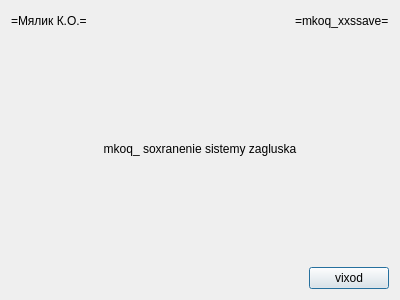
<?xml version="1.0" encoding="UTF-8"?>
<ui version="4.0">
 <class>mkoq_xxssave</class>
 <widget class="QDialog" name="mkoq_xxssave">
  <property name="windowModality">
   <enum>Qt::ApplicationModal</enum>
  </property>
  <property name="geometry">
   <rect>
    <x>0</x>
    <y>0</y>
    <width>400</width>
    <height>300</height>
   </rect>
  </property>
  <property name="windowTitle">
   <string>mkoq_xxssave</string>
  </property>
  <layout class="QVBoxLayout" name="verticalLayout">
   <item>
    <layout class="QHBoxLayout" name="horizontalLayout">
     <item>
      <widget class="QLabel" name="mkoq_xxssave_xxsma_l">
       <property name="text">
        <string>=Мялик К.О.=</string>
       </property>
      </widget>
     </item>
     <item>
      <spacer name="horizontalSpacer">
       <property name="orientation">
        <enum>Qt::Horizontal</enum>
       </property>
       <property name="sizeHint" stdset="0">
        <size>
         <width>40</width>
         <height>20</height>
        </size>
       </property>
      </spacer>
     </item>
     <item>
      <widget class="QLabel" name="mkoq_xxssave_xxprg_l">
       <property name="text">
        <string>=mkoq_xxssave=</string>
       </property>
      </widget>
     </item>
    </layout>
   </item>
   <item>
    <spacer name="verticalSpacer">
     <property name="orientation">
      <enum>Qt::Vertical</enum>
     </property>
     <property name="sizeHint" stdset="0">
      <size>
       <width>20</width>
       <height>96</height>
      </size>
     </property>
    </spacer>
   </item>
   <item>
    <widget class="QLabel" name="mkoq_xxssave_xxtitle_l">
     <property name="text">
      <string>mkoq_ soxranenie sistemy zagluska</string>
     </property>
     <property name="alignment">
      <set>Qt::AlignCenter</set>
     </property>
    </widget>
   </item>
   <item>
    <spacer name="verticalSpacer_2">
     <property name="orientation">
      <enum>Qt::Vertical</enum>
     </property>
     <property name="sizeHint" stdset="0">
      <size>
       <width>20</width>
       <height>96</height>
      </size>
     </property>
    </spacer>
   </item>
   <item>
    <layout class="QHBoxLayout" name="horizontalLayout_2">
     <item>
      <spacer name="horizontalSpacer_2">
       <property name="orientation">
        <enum>Qt::Horizontal</enum>
       </property>
       <property name="sizeHint" stdset="0">
        <size>
         <width>40</width>
         <height>20</height>
        </size>
       </property>
      </spacer>
     </item>
     <item>
      <widget class="QPushButton" name="mkoq_xxssave_exit_c">
       <property name="text">
        <string>vixod</string>
       </property>
      </widget>
     </item>
    </layout>
   </item>
  </layout>
 </widget>
 <resources/>
 <connections/>
</ui>
